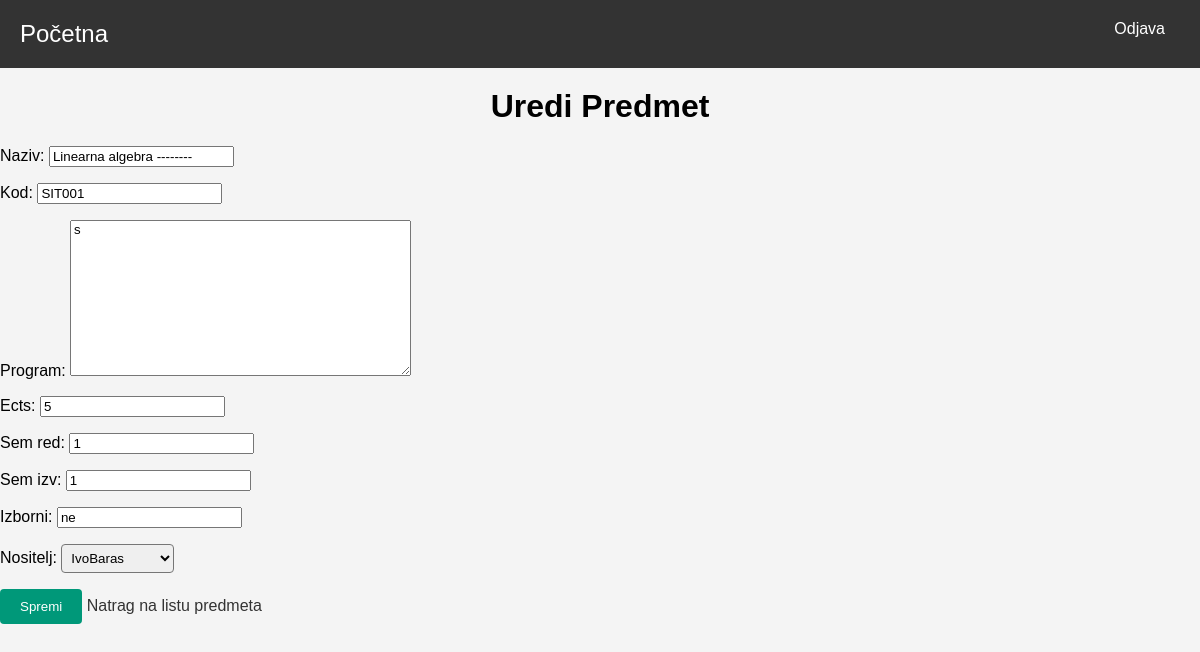
The page /subject/1/ (signed in) on the database its author committed.
### upis/models.py (models this page shows, shortened)
class Predmet(models.Model):
    naziv = models.CharField(max_length=100)
    kod = models.CharField(max_length=10)
    program = models.TextField()
    ects = models.IntegerField()
    sem_red = models.IntegerField()
    sem_izv = models.IntegerField()
    izborni = models.CharField(max_length=3)
    nositelj = models.ForeignKey(Korisnik, limit_choices_to={'uloga__naziv': 'profesor'}, on_delete=models.CASCADE, related_name='predmeti', null=True)

### upis/views.py (the view)
# urls.py: path('subject/<int:subject_id>/', views.edit_subject, name='edit_subject'),
@login_required
def edit_subject(request, subject_id):
    if request.user.uloga.naziv != 'admin':
        return redirect('home')
    subject = get_object_or_404(Predmet, id=subject_id)
    if request.method == 'POST':
        form = SubjectForm(request.POST, instance=subject)
        if form.is_valid():
            form.save()
            return redirect('manage_subjects')
    else:
        form = SubjectForm(instance=subject)
    return render(request, 'edit_subject.html', {'form': form})

### upis/forms.py
class SubjectForm(forms.ModelForm):
    class Meta:
        model = Predmet
        fields = ['naziv', 'kod', 'program', 'ects', 'sem_red', 'sem_izv', 'izborni', 'nositelj']

### upis/templates/edit_subject.html (shortened to what this page needs)
<!DOCTYPE html>
<html lang="en">
<head>
    {% load static %}
    <link rel="stylesheet" type="text/css" href="{% static 'css/styles.css' %}">
</head>
<body>
    <nav class="navbar">
        <div class="navbar-brand">
            <a href="{% url 'home' %}">Početna</a>
        </div>
        <ul class="navbar-nav">
            <li class="navbar-right"><a href="{% url 'logout' %}">Odjava</a></li>
        </ul>
    </nav>
    <h1>Uredi Predmet</h1>
    <form method="post">
        {{ form.as_p }}
        <button type="submit">Spremi</button>
    </form>
    <a href="{% url 'manage_subjects' %}">Natrag na listu predmeta</a>
</body>
</html>

### static/css/styles.css (style rules this page uses)
body { font-family: 'Montserrat', sans-serif; margin: 0; padding: 0; background-color: #f4f4f4; }
.navbar { display: flex; justify-content: space-between; align-items: center; background-color: #333; padding: 10px 20px; color: white; }
.navbar-brand a { color: white; text-decoration: none; font-size: 1.5em; }
.navbar-nav { list-style: none; display: flex; margin: 0; padding: 0; }
.navbar-nav li { margin-left: 20px; }
.navbar-nav a { color: white; text-decoration: none; padding: 10px 15px; display: block; }
.navbar-right { margin-left: auto; }
h1 { text-align: center; margin-top: 20px; }
button, input[type="submit"] { background-color: #009879; color: white; border: none; padding: 10px 20px; cursor: pointer; border-radius: 4px; }
form { display: inline; }
select { padding: 5px; margin-right: 10px; border-radius: 4px; }
ul { list-style-type: none; padding: 0; }
ul li { margin-bottom: 10px; }
a { text-decoration: none; color: #333; transition: color 0.3s, filter 0.3s; }

### rows shown on the page
Predmet: naziv "Linearna algebra --------", kod "SIT001", program "s", ects "5", sem_red "1", sem_izv "1", izborni "ne", nositelj "IvoBaras"
